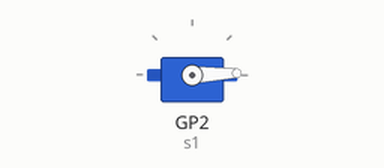
This program was run on a simulated Raspberry Pi Pico running MicroPython. Parts: servo. Servo angles are drawn from the pulse width (0.5 ms = 0°, 2.5 ms = 180°).

Above: at 0.05 s.
At 5.95 s:
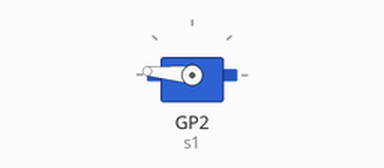
At 15.95 s:
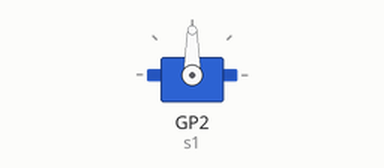
Timing chart, 0 to 20.8 s (numbered marks = the images above):
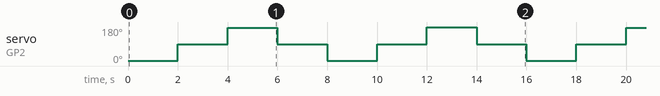

Measured:
- by itself, servo on GP2 (s1): repeats every 16.0 s: 175° 2.0 s, 88° 2.0 s, 2° 2.0 s, 90° 2.0 s, 179° 2.0 s, 90° 2.0 s, 2° 2.0 s, 88° 2.0 s

The program:

example.py
```python
from servo import Servo
from machine import Pin
import utime

# Set to your specific servo requirements
# (pin number, minimum duty, maximum duty, range of motion in degrees)
s1 = Servo(2,1700,8150,180)

while True:
    # Go to specific degrees
    s1.gotoDeg(0)
    utime.sleep(2)
    s1.gotoDeg(90)
    utime.sleep(2)
    s1.gotoDeg(180)
    utime.sleep(2)
    s1.gotoDeg(90)
    utime.sleep(2)

    # Go to range between 0 and 1024
    s1.goto(0)
    utime.sleep(2)
    s1.goto(512)
    utime.sleep(2)
    s1.goto(1024)
    utime.sleep(2)
    s1.goto(512)
    utime.sleep(2)
```

servo.py
```python
from machine import Pin, PWM

class Servo:
    def __init__(self, pin: int or Pin or PWM, minVal=2500, maxVal=7500, maxDegrees=180):
        if isinstance(pin, int):
            pin = Pin(pin, Pin.OUT)
        if isinstance(pin, Pin):
            self.__pwm = PWM(pin)
        if isinstance(pin, PWM):
            self.__pwm = pin
        self.__pwm.freq(50)
        self.minVal = minVal
        self.maxVal = maxVal
        self.maxDegrees = maxDegrees

    def deinit(self):
        self.__pwm.deinit()

    def goto(self, value: int):
        delta = self.maxVal-self.minVal
        target = int(self.minVal + ((value / 1024) * delta))
        self.__pwm.duty_u16(target)

    def gotoDeg(self, value: int):
        diff = int(self.maxVal - self.minVal)
        oneDegree = int(diff/self.maxDegrees)
        self.__pwm.duty_u16(self.minVal+(oneDegree*value))

    def free(self):
        self.__pwm.duty_u16(0)
```
